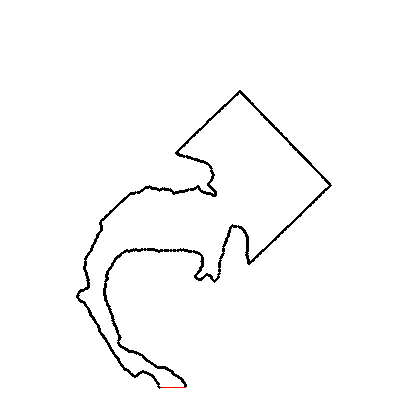
%> input picture Figures/S6_Connected_mid-sagittal.png, 408 x 408 px
$ octave S7_regionGrowing.m   (GNU Octave 9; MATLAB toolbox functions it lacks are replaced by stand-ins)
%> lines starting %> are read from the running program, lines starting %| are printed output that depends on the picture; in (x1, y1, x2, y2) boxes, pixels count from 0 and x2, y2 are one past the last pixel; in counts of white or black regions, pixels touching at a corner belong together; the program's own positions count from 1
clear all; clc; close all;

s='Figures\S6_Connected_mid-sagittal.png';

%% region growm
image=imread(s);
%> image is the input picture: size 408x408x3 uint8; mean R, G, B 250.2, 250.2, 250.2
seed=[];
[M,N,P]=size(image);
%> M = 408; N = 408; P = 3
for i=1:M
    for j=1:N
        if image(i,j,1)==255&&image(i,j,2)==0&&image(i,j,3)==0
            seed=[seed;i j];
        end
    end
end
%> after the loop, seed = 25 rows, first 12: [388 162; 388 163; 388 164; 388 165; 388 166; 388 167; 388 168; 388 169; 388 170; 388 171; 388 172; 388 173]
seed = seed(2:end-1,:);
%> seed = 23 rows, first 12: [388 163; 388 164; 388 165; 388 166; 388 167; 388 168; 388 169; 388 170; 388 171; 388 172; 388 173; 388 174]

I1=rgb2gray(image);
I=im2bw(I1);
%> I: size 408x408 logical; 98.1% white; black in thin lines or dots, all inside (x1, y1, x2, y2) = (76, 90, 332, 389)
figure(1),imshow(I),title('原始图像');
I=double(I);

l=size(seed,1);
%> l = 23
Y=zeros(M,N);
for i=1:l
    a=seed(i,1);b=seed(i,2);
       Y(a,b)=2;
end
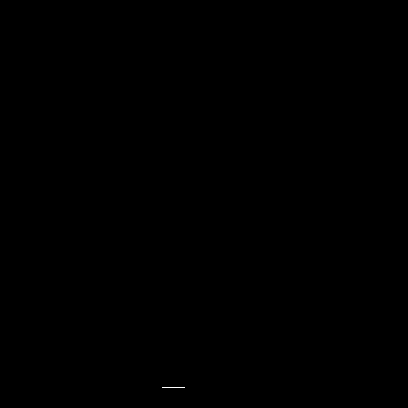
%> Y: size 408x408 double; values 0 (black) and 2 (white), 0.01% white in thin lines or dots, all inside (x1, y1, x2, y2) = (162, 387, 185, 388)

for i=1:M
    for j=1:N
     if Y(i,j)==2
          if  I(i-1,j)==1
             Y(i-1,j)=3;
          end
           if  I(i,j+1)==1
             Y(i,j+1)=3;
           end
      end
     end
end
%> Y: size 408x408 double; 0.01% of pixels changed, all inside (x1, y1, x2, y2) = (162, 386, 184, 387)

suit=3;
count=1;
%> (the run ends here)
